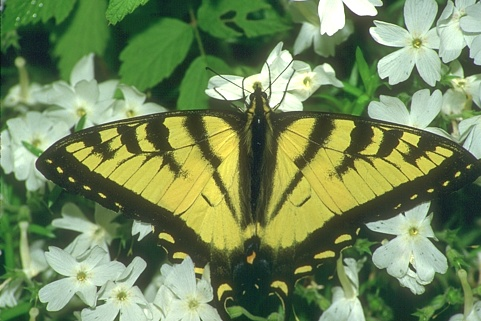
#> input picture Homework2/data/attention/2.jpg, 481 x 321 px; its folder holds 2 pictures in this run
$ jupyter execute attention_clustering.ipynb   (shell and % lines are left out)
#> lines starting #> are read from the running program, lines starting #| are printed output that depends on the picture
# Attention, Clustering and Self-Supervision

Prepared for Fall 2026. Reference: the notes for Lecture 14 (Transformers for Vision) and, for the last section, Lecture 13; page numbers refer to the Lecture 14 notes unless Lecture 13 is named. If you find a bug, please email the TAs or tell us at office hours.

**Before you start.** Run the notebook from the homework folder, so that `data` is next to it. Every figure and number a question asks for must appear in your PDF: to vary a parameter, copy the cell below the question (or loop) rather than re-running it above.

---

Teal = normalised over the clusters, orange = over the pixels; a cyan square marks the query position $o$.

## Utilities

[cell 1]
from __future__ import annotations
import itertools
import os

import numpy as np
import numpy.typing as npt
import matplotlib.pyplot as plt
from matplotlib.patches import Rectangle
import matplotlib.patheffects as pe
from PIL import Image


if not os.path.isdir("data/attention"):
    raise FileNotFoundError("The folder data/attention was not found. Start Jupyter in the homework folder, "
                            "so that the folder data is next to this notebook.")

TEAL = "#0F7B6C"      # normalised over the clusters (p. 45, 55, 58, 61)
ORANGE = "#E08214"    # normalised over the pixels (p. 43, 45, 56, 61)
CYAN = "#7FD6FF"      # the query position o (p. 6, Figure 2)


# ----------------------------------------------------------------------------------------------- images and tokens
def load_image(name: str) -> npt.NDArray:
    """The photograph data/attention/<name> as an array of shape (H, W, 3) with values in [0, 1]."""
#> called with name = '2.jpg'
    return np.asarray(Image.open(f"data/attention/{name}").convert("RGB"), dtype=float) / 255


def patch_tokens(image, size: int = 15, kind: str = "colour"):
    """Tokens x_p of an image cut into size x size patches (p. 6, Figure 2), and the shape (rows, cols) of the patch grid.

    kind = "colour": x_p is the mean colour of the patch, d = 3.
    kind = "grey":   x_p is the grey patch reduced to 5 x 5 by averaging blocks of pixels and flattened, d = 25.
    The tokens are centred (the mean token of the image is subtracted) and scaled to the common length sqrt(d), so
    that x_o^T x_p = d cos(angle between x_o and x_p) is largest for the most similar patch and its range grows with d.
    Pixels beyond the last full patch are dropped.
    """
#> called with size = 15, kind = 'colour'
    rows, cols = image.shape[0] // size, image.shape[1] // size
    blocks = image[:rows * size, :cols * size].reshape(rows, size, cols, size, 3).transpose(0, 2, 1, 3, 4)
    if kind == "colour":
        tokens = blocks.mean(axis=(2, 3)).reshape(rows * cols, 3)
#> tokens = 672 rows, first 8: [0.247, 0.453, 0.232], [0.223, 0.483, 0.177], [0.285, 0.533, 0.221], [0.267, 0.519, 0.195], [0.241, 0.484, 0.186], [0.262, 0.492, 0.195], [0.299, 0.523, 0.214], [0.296, 0.558, 0.214]
    elif kind == "grey":
        b = size // 5
        if b == 0:
            raise ValueError("grey tokens need size >= 5")
        grey = blocks.mean(axis=4)[:, :, :5 * b, :5 * b]
        tokens = grey.reshape(rows, cols, 5, b, 5, b).mean(axis=(3, 5)).reshape(rows * cols, 25)
    else:
        raise ValueError(kind)
    tokens = tokens - tokens.mean(axis=0)
#> tokens = 672 rows, first 8: [-0.205, -0.0801, -0.121], [-0.229, -0.0498, -0.176], [-0.167, -0.000487, -0.132], [-0.185, -0.0137, -0.158], [-0.211, -0.0493, -0.167], [-0.19, -0.041, -0.158], [-0.153, -0.00986, -0.139], [-0.156, 0.0246, -0.139]
    d = tokens.shape[1]
    return np.sqrt(d) * tokens / (np.linalg.norm(tokens, axis=1, keepdims=True) + 1e-12), (rows, cols)


# ----------------------------------------------------------------------------------------------- self-attention
def attention_weights(Q, K, scale=True):
    """Attention weights a_op = exp(q_o^T k_p / sqrt(d)) / sum_p' exp(q_o^T k_p' / sqrt(d)) (p. 9): one row per
    query o, one column per key p, every row sums to 1.

    scale is the sqrt(d) scaling of p. 9: True divides the affinities q_o^T k_p by sqrt(d); False leaves them as
    they are, which gives the weights exp(q_o^T k_p) / sum_p' exp(q_o^T k_p') of p. 5-7; a positive number
    divides them by that number instead. The largest affinity of each row is subtracted before the exponential,
    which does not change the weights but prevents overflow.
    """
    affinities = Q @ K.T
    if scale is True:
        affinities = affinities / np.sqrt(Q.shape[1])
    elif scale is not False:
        if not scale > 0:
            raise ValueError("scale must be True, False or a positive number")
        affinities = affinities / scale
    affinities = affinities - affinities.max(axis=1, keepdims=True)
    weights = np.exp(affinities)
    return weights / weights.sum(axis=1, keepdims=True)


def attention_map(tokens, o, grid, scale=True):
    """The weights a_op of the query at grid position o = (row, col) over all positions p, as a rows x cols map.
    W^Q = W^K = identity, so q_o = x_o and k_p = x_p (p. 9); scale as in attention_weights."""
    rows, cols = grid
    r, c = int(o[0]), int(o[1])
    if (r, c) != (o[0], o[1]) or not (0 <= r < rows and 0 <= c < cols):
        raise ValueError(f"o = {o} is not a (row, col) position on the {rows} x {cols} grid: rows 0..{rows - 1}, "
                         f"columns 0..{cols - 1}; read positions off the axes of the figures")
    index = r * cols + c
    return attention_weights(tokens[index:index + 1], tokens, scale)[0].reshape(rows, cols)


def keys_for_90_percent(weights) -> int:
    """How many of the largest weights of one query are needed to reach 90 % of its total weight (which is 1)."""
    return int(np.searchsorted(np.cumsum(np.sort(np.ravel(weights))[::-1]), 0.9) + 1)


# ----------------------------------------------------------------------------------------------- k-means (Lecture 8)
def nearest_centre(X, centres):
    """The index of the nearest centre for every row of X, from |x_p - c_g|^2 = |x_p|^2 - 2 x_p^T c_g + |c_g|^2
    (ties go to the smaller index)."""
    d2 = (X ** 2).sum(1)[:, None] - 2 * X @ centres.T + (centres ** 2).sum(1)[None, :]
    return d2.argmin(axis=1)


def kmeans_update(X, assignment, centres):
    """The update step of k-means: every centre becomes the mean of its pixels, c_g = sum_p V_pg x_p / sum_p V_pg.
    An empty cluster is re-started at the pixel farthest from its own centre."""
    new = centres.copy()
    for g in range(len(centres)):
        members = assignment == g
        new[g] = X[members].mean(axis=0) if members.any() else X[((X - centres[assignment]) ** 2).sum(1).argmax()]
    return new


def kmeans(X, centres0, max_iter: int = 100):
    """K-means from the starting centres (p. 53): alternate the nearest-centre assignment and the mean update until
    the assignment stops changing. Returns the centres, the assignment and the number of iterations."""
    centres = np.array(centres0, dtype=float)
    assignment = None
    for it in range(max_iter):
        new_assignment = nearest_centre(X, centres)
        if assignment is not None and np.array_equal(new_assignment, assignment):
            break
        assignment = new_assignment
        centres = kmeans_update(X, assignment, centres)
    return centres, assignment, it


def assignment_energy(X, centres, assignment) -> float:
    """E(V, c) = - sum_{p,g} V_pg x_p^T c_g (p. 55)."""
    return -float(np.sum(X * centres[assignment]))


def kmeans_energy(X, centres, assignment) -> float:
    """The energy k-means minimises, sum_{p,g} V_pg |x_p - c_g|^2 (Lecture 8, Homework 1)."""
    return float(np.sum((X - centres[assignment]) ** 2))


def partition_agreement(a, b, k: int) -> float:
    """The fraction of pixels given the same cluster by two assignments, after matching the cluster labels of the two
    runs by the best permutation (the labels of two runs are arbitrary). Exact for k <= 8, greedy beyond."""
    confusion = np.zeros((k, k))
    np.add.at(confusion, (a, b), 1)
    if k <= 8:
        best = max(sum(confusion[g, perm[g]] for g in range(k)) for perm in itertools.permutations(range(k)))
    else:
        best, used = 0.0, set()
        for g in np.argsort(-confusion.max(1)):
            h = max((h for h in range(k) if h not in used), key=lambda h: confusion[g, h])
            best += confusion[g, h]
            used.add(h)
    return best / len(a)


# ----------------------------------------------------------------------------------------------- the two normalisations
def log_affinities(X, centres, sigma: float):
    """The logarithm of the Gaussian affinities e^{-|x_p - c_g|^2 / 2 sigma^2} (p. 58): one row per pixel p, one
    column per centre g."""
    d2 = (X ** 2).sum(1)[:, None] - 2 * X @ centres.T + (centres ** 2).sum(1)[None, :]
    return -np.maximum(d2, 0) / (2 * sigma ** 2)


def soft_assignment_over_clusters(logA):
    """S_pg: the affinities normalised over the clusters (teal, p. 58): for every pixel the N values sum to 1.
    The largest log-affinity of each pixel is subtracted first, so that the exponentials cannot overflow or all
    underflow."""
    S = np.exp(logA - logA.max(axis=1, keepdims=True))
    return S / S.sum(axis=1, keepdims=True)


def assignment_over_pixels(logA):
    """a_gp: the same affinities normalised over the pixels (orange, p. 56): for every centre the HW values sum
    to 1. Returned with the same layout as logA, one column per centre."""
    A = np.exp(logA - logA.max(axis=0, keepdims=True))
    return A / A.sum(axis=0, keepdims=True)


# ----------------------------------------------------------------------------------------------- k-means cross-attention
def kmeans_iterations(X, centres0, n_iter: int = 6):
    """(i) n_iter iterations of k-means: nearest-centre assignment, then every centre is replaced by the mean of its
    pixels. Returns the assignments after each iteration and both energies after every half-step (after the
    assignment, after the update, ...)."""
    centres = np.array(centres0, dtype=float)
    out = {"assignments": [], "E": [], "kmeans_energy": []}
    for _ in range(n_iter):
        assignment = nearest_centre(X, centres)
        out["assignments"].append(assignment)
        out["E"].append(assignment_energy(X, centres, assignment))
        out["kmeans_energy"].append(kmeans_energy(X, centres, assignment))
        centres = kmeans_update(X, assignment, centres)
        out["E"].append(assignment_energy(X, centres, assignment))
        out["kmeans_energy"].append(kmeans_energy(X, centres, assignment))
    out["centres"] = centres
    return out


def kmeans_cross_attention(X, centres0, n_iter: int = 6, length: float | None = None):
    """(ii) k-means cross-attention (p. 61) with W^Q = W^K = W^V = identity, so q_g = c_g and k_p = v_p = x_p.

    Assignment: V_pg = 1 if g = argmax_g' q_g'^T k_p, else 0 (the argmax over the clusters).
    Update: c_g <- c_g + sum_p V_pg v_p (the sum, not the mean), after which every centre is rescaled to the common
    length `length` (default: the root-mean-square length of the rows of X). kMaX-DeepLab divides nothing by the
    count and leaves the scale of c_g to its learned projections (p. 61) and to the normalisation that follows every
    residual sum of a transformer block (p. 11); this toy has neither.
    An empty cluster keeps its centre. The starting centres are rescaled to the same length first.
    Returns the same dictionary as kmeans_iterations.
    """
    length = np.sqrt((X ** 2).sum(1).mean()) if length is None else length

    def rescale(c):
        return length * c / (np.linalg.norm(c, axis=1, keepdims=True) + 1e-12)

    centres = rescale(np.array(centres0, dtype=float))
    out = {"assignments": [], "E": [], "kmeans_energy": []}
    for _ in range(n_iter):
        assignment = (X @ centres.T).argmax(axis=1)                      # V_pg: argmax over the clusters
        out["assignments"].append(assignment)
        out["E"].append(assignment_energy(X, centres, assignment))
        out["kmeans_energy"].append(kmeans_energy(X, centres, assignment))
        V = np.eye(len(centres))[assignment]                             # V_pg as an HW x N matrix of 0s and 1s
        centres = rescale(centres + V.T @ X)                              # c_g <- c_g + sum_p V_pg v_p, then rescaled
        out["E"].append(assignment_energy(X, centres, assignment))
        out["kmeans_energy"].append(kmeans_energy(X, centres, assignment))
    out["centres"] = centres
    return out


# ----------------------------------------------------------------------------------------------- contrastive toy
def embed(theta):
    """Unit vectors z_i = (cos theta_i, sin theta_i) (Lecture 13, p. 22: the z's have length 1)."""
    return np.stack([np.cos(theta), np.sin(theta)], axis=1)


def contrastive_loss(theta, labels, tau: float):
    """The contrastive loss of Lecture 13, p. 22, for views embedded at the angles theta, and its gradient.

    L = - sum_i 1/(2|N_i| - 1) sum_{j in N(y_i), j != i} log[ exp(z_i . z_j / tau) / sum_{k != i} exp(z_i . z_k / tau) ],
    where N(y_i) holds the views with the label of view i and 2|N_i| - 1 is their number without i itself; labels[i]
    is the label y_i of view i (the index of its image in the self-supervised setting).
    Returns the loss, dL/dtheta and the matrix of similarities z_i . z_k.
    """
    z = embed(theta)
    similarity = z @ z.T
    off = ~np.eye(len(theta), dtype=bool)
    scores = np.where(off, similarity / tau, -np.inf)                    # z_i . z_k / tau; the key k = i is excluded
    top = scores.max(axis=1, keepdims=True)
    log_norm = top[:, 0] + np.log(np.exp(scores - top).sum(axis=1))      # log sum_{k != i} exp(z_i . z_k / tau)
    P = np.exp(scores - log_norm[:, None])                               # softmax over the keys k != i
    positives = (labels[:, None] == labels[None, :]) & off
    weights = positives / positives.sum(axis=1, keepdims=True)           # 1 / (2|N_i| - 1) on the positive keys
    loss = -float(np.sum(weights * (similarity / tau - log_norm[:, None])))
    W = weights - P
    D = np.sin(theta[:, None] - theta[None, :])                          # d(z_i . z_k) / d theta_i = -sin(theta_i - theta_k)
    grad = ((W + W.T) * D).sum(axis=1) / tau
    return loss, grad, similarity


def train_contrastive(theta0, labels, tau: float, step: float = 0.02, n_steps: int = 100):
    """Gradient descent on the angles, theta <- theta - step * dL/dtheta. Returns the final angles and the loss
    before every step and after the last one."""
    theta = np.array(theta0, dtype=float)
    losses = []
    for _ in range(n_steps):
        loss, grad, _ = contrastive_loss(theta, labels, tau)
        losses.append(loss)
        theta = theta - step * grad
    losses.append(contrastive_loss(theta, labels, tau)[0])
    return theta, np.array(losses)


def image_gaps(theta, labels):
    """The angular gaps (degrees) between neighbouring images around the circle, each image placed at the mean
    direction of its views; 360 / n for every gap when the n images are spread evenly."""
    z = embed(theta)
    directions = np.array([z[labels == y].mean(axis=0) for y in np.unique(labels)])
    angles = np.sort(np.arctan2(directions[:, 1], directions[:, 0]))
    return np.degrees(np.diff(np.append(angles, angles[0] + 2 * np.pi)))


# ----------------------------------------------------------------------------------------------- plotting
def grid_ticks(ax, grid, size: int):
    """Axis ticks labelled with the (row, col) coordinates of the patch grid."""
    rows, cols = grid
    ax.set_xticks([(c + 0.5) * size for c in range(0, cols, 5)], [str(c) for c in range(0, cols, 5)])
    ax.set_yticks([(r + 0.5) * size for r in range(0, rows, 5)], [str(r) for r in range(0, rows, 5)])
    ax.set_xlabel("grid column")
    ax.set_ylabel("grid row")


def mark_position(ax, o, size: int = 15, color: str = CYAN):
    """A cyan square on the patch at grid position o = (row, col) (p. 6, Figure 2)."""
    ax.add_patch(Rectangle((o[1] * size, o[0] * size), size, size, facecolor=color, edgecolor="k", lw=0.8))


def show_image(ax, image, title: str = "", ticks: bool = True):
    """A colour image with pixel coordinates on the axes."""
    ax.imshow(np.clip(image, 0, 1))
    ax.set_title(title, fontsize=10)
    ax.set_xlabel("x (pixels)")
    ax.set_ylabel("y (pixels)")
    if not ticks:
        ax.set_xticks([])
        ax.set_yticks([])


def show_map(ax, amap, o=None, title: str = "", size: int = 15, vmax=None, cmap: str = "magma"):
    """An attention or assignment map as an image, bright = large weight, from 0 to vmax (default: the map's own
    maximum), drawn over the pixel area of the image; the query position o is marked in cyan."""
    extent = (0, amap.shape[1] * size, amap.shape[0] * size, 0)
    im = ax.imshow(amap, cmap=cmap, vmin=0, vmax=amap.max() if vmax is None else vmax, extent=extent)
    if o is not None:
        mark_position(ax, o, size)
    ax.set_title(title, fontsize=10)
    if size > 1:
        grid_ticks(ax, amap.shape, size)
    else:
        ax.set_xlabel("x (pixels)")
        ax.set_ylabel("y (pixels)")
    return im


def paint(assignment, colours, shape):
    """An assignment map painted with one colour per cluster."""
    return np.clip(colours, 0, 1)[assignment].reshape(shape[0], shape[1], 3)


def cluster_colours(pixels, assignment, k: int):
    """The mean colour of the pixels of every cluster (grey for an empty cluster), for painting assignment maps."""
    return np.array([pixels[assignment == g].mean(axis=0) if np.any(assignment == g) else np.full(3, 0.5) for g in range(k)])


def plot_embeddings(ax, theta, labels, title: str = ""):
    """The views on the unit circle, coloured by image; the views with the same label are joined by lines."""
    z = embed(theta)
    colours = plt.cm.tab10(labels % 10)
    ax.add_patch(plt.Circle((0, 0), 1, fill=False, color="0.75"))
    for y in np.unique(labels):
        for i, j in itertools.combinations(np.where(labels == y)[0], 2):
            ax.plot(z[[i, j], 0], z[[i, j], 1], color=colours[i], lw=1.5)
    ax.scatter(z[:, 0], z[:, 1], c=colours, s=60, edgecolor="k", zorder=3)
    for i in range(len(theta)):
        ax.annotate(str(i), 1.13 * z[i], ha="center", va="center", fontsize=8)
    ax.set_aspect("equal")
    ax.set_xlim(-1.3, 1.3)
    ax.set_ylim(-1.3, 1.3)
    ax.set_xlabel(r"$z_{1}$")
    ax.set_ylabel(r"$z_{2}$")
    ax.set_title(title, fontsize=10)

## Self-attention on an image

Attention is a weighted average of feature vectors (pp. 5–9): the output $y_o$ at position $o$ sums the inputs $x_p$ at all positions,

$$y_o = \sum_p w_{op}\, x_p, \qquad \text{convolution: } w_{op} = W_{p-o}, \qquad \text{self-attention: } w_{op} = \frac{\exp(x_o^T x_p)}{\sum_{p'} \exp(x_o^T x_{p'})};$$

the self-attention weight depends on the inputs and sums to 1 over $p$. With queries, keys and values $q_o = W^Q x_o$, $k_p = W^K x_p$, $v_p = W^V x_p$ and the scaled dot product ($d$ the token dimension),

$$a_{op} = \frac{\exp(q_o^T k_p / \sqrt{d})}{\sum_{p'} \exp(q_o^T k_{p'} / \sqrt{d})}, \qquad \sum_p a_{op} = 1, \qquad y_o = \sum_p a_{op}\, v_p.$$

Every query meets every key: $O(n^2 d)$ operations for $n$ tokens (pp. 25–27 count the alternatives).

**The tokens.** $15 \times 15$ patches of the image, $x_p$ the mean colour of patch $p$ ($d = 3$); for the $\sqrt{d}$ experiment, the grey patch reduced to $5 \times 5$ pixels ($d = 25$). `patch_tokens` centres the tokens and scales them to length $\sqrt{d}$, so that $x_o^T x_p = d \cos\angle(x_o, x_p)$. With $W^Q = W^K = I$, the maps show the rows $a_{op}$ of a few query positions $o$ (cyan squares); `scale=False` leaves out the division by $\sqrt{d}$.

[cell 2]
image = load_image("2.jpg")                     # a swallowtail on white flowers; "5.jpg" is a farm under a cloudy sky
# The pixel values come from Pillow's JPEG decoder. The Pillow installed by environment.yml (pip) uses libjpeg-turbo
# on every operating system and gives exactly the numbers of our runs; another decoder (macOS ImageIO, or the IJG
# libjpeg of Anaconda's own Pillow) changes most pixels by one level and a few, at colour edges, by ten or more: the
# d = 25 weights then move in the third decimal and the k-means counts by up to a few hundred pixels, while the maps
# and the True/False checks do not change. Small differences from the numbers of other students are expected.
tokens, grid = patch_tokens(image, size=15, kind="colour")
#> tokens = 672 rows, first 8: [-1.41, -0.552, -0.836], [-1.35, -0.294, -1.04], [-1.36, -0.00396, -1.07], [-1.31, -0.0974, -1.12], [-1.34, -0.312, -1.06], [-1.31, -0.284, -1.09], [-1.28, -0.0827, -1.16], [-1.28, 0.203, -1.15]; grid = (21, 32)
tokens_grey, _ = patch_tokens(image, size=15, kind="grey")
#> call 2 of patch_tokens, with size = 15, kind = 'grey'
#> in patch_tokens (call 2), `tokens = grey.reshape(rows, cols, 5, b, 5, b).mean(axis=(3, 5)).reshap..`:
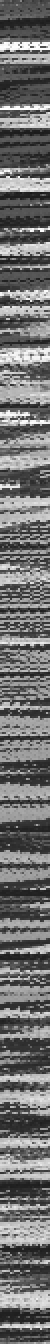
#> tokens: shape (672, 25) float64 (shown 2 times larger); min 0.0935, max 1, mean 0.446
#> in patch_tokens (call 2), `tokens = tokens - tokens.mean(axis=0)`:
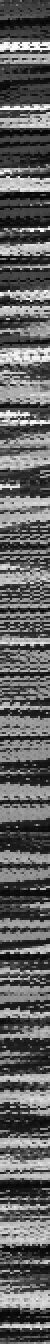
#> tokens: shape (672, 25) float64 (shown 2 times larger); min -0.354, max 0.561, mean -1.44e-17; drawn with min black and max white
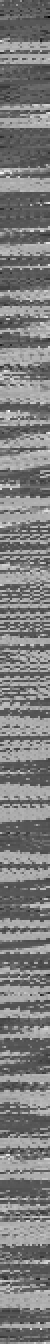
#> tokens_grey: shape (672, 25) float64 (shown 2 times larger); min -3.07, max 2.97, mean -0.0954; drawn with min black and max white
n, d = tokens.shape
print(f"patch grid {grid[0]} x {grid[1]}: n = {n} tokens; d = {d} for the colour tokens, d = {tokens_grey.shape[1]} for the grey-patch tokens")
#| patch grid 21 x 32: n = 672 tokens; d = 3 for the colour tokens, d = 25 for the grey-patch tokens

positions = {"flower (background)": (3, 25), "leaf (texture)": (1, 5), "wing (object)": (12, 8)}    # (row, col) on the grid

fig, axes = plt.subplots(1, 4, figsize=(19, 4), layout="constrained")
show_image(axes[0], image[:grid[0] * 15, :grid[1] * 15], "image and the three query positions o")
#> in show_image, `ax.imshow(np.clip(image, 0, 1))`:
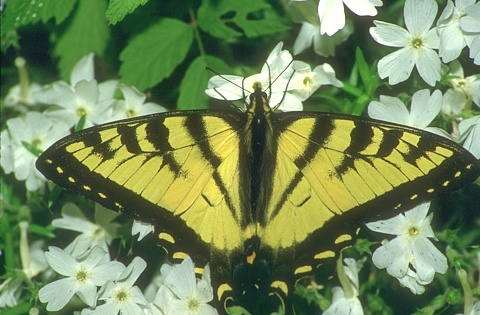
#> image: shape (315, 480, 3) float64; mean of channels 0, 1, 2 0.452, 0.533, 0.353; drawn as R, G, B
grid_ticks(axes[0], grid, 15)
#> in grid_ticks, `rows, cols = grid`: rows = 21; cols = 32
#> (the rest of the program and of its run is left out)
